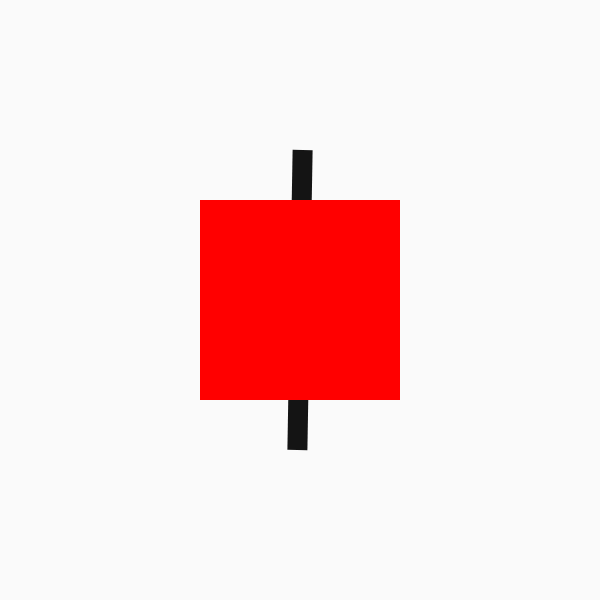
Frame 1 (no input)
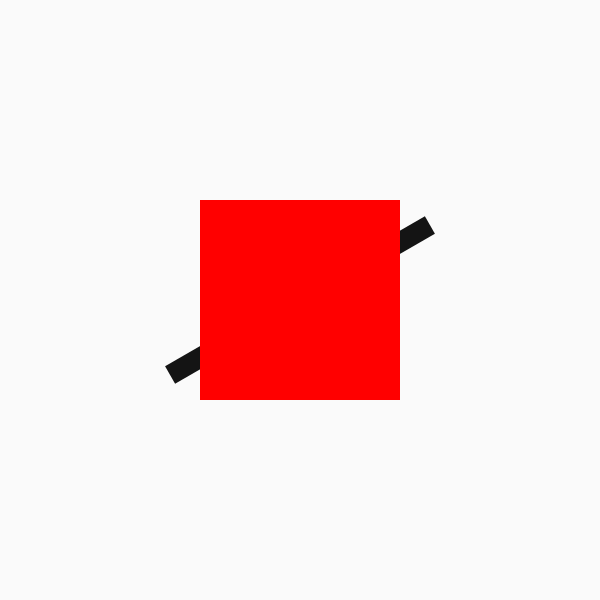
Frame 60 (no input)
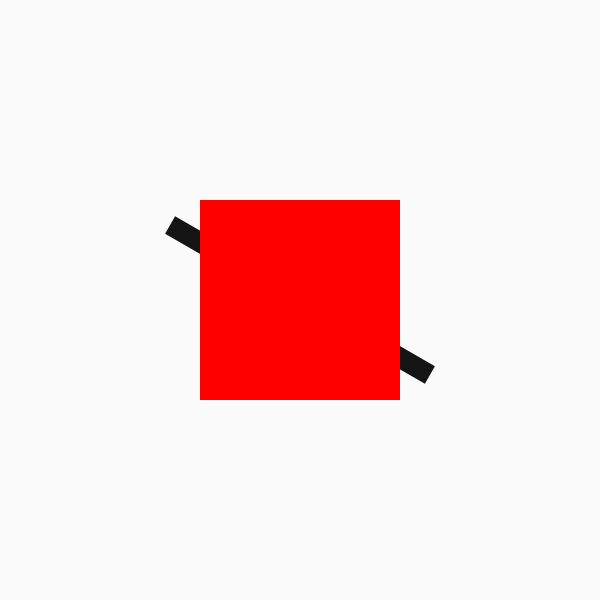
Frame 120 (the mouse pressed at the canvas centre since frame 60)

The p5.js sketch that drew these frames (run headless with seeded random() and noise() and a simulated clock; from frame 60 on, the mouse is pressed at the canvas centre):

// p5.js sketch
// ── sketch.js
function setup() {
  createCanvas(600, 600);
  rectMode(CENTER);
  noStroke();
}

function draw() {
  background(250);

  //rotate and draw the moving rectangle
  push();
  translate(width * 0.5, height * 0.5);
  rotate(radians(frameCount));
  fill(20);
  rect(0, 0, 20, 300);
  pop();

  //draw the fixed rectangle
  fill(255, 0, 0);
  push();
  translate(width * 0.5, height * 0.5);
  scale(2);
  rect(0, 0, 100, 100);
  pop();
}
